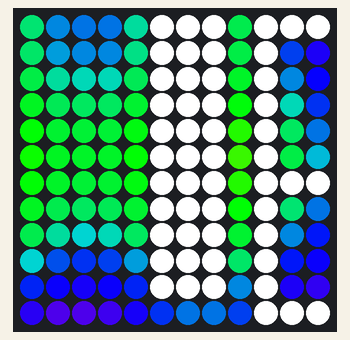
Simulated run of this sketch. Board: Arduino Uno, built with avr-gcc and run on an emulated ATmega328P. Shown: 12×12 RGB LED matrix (first LED top left, wired row by row).

Above: at 3.1 s.
At 6.45 s:
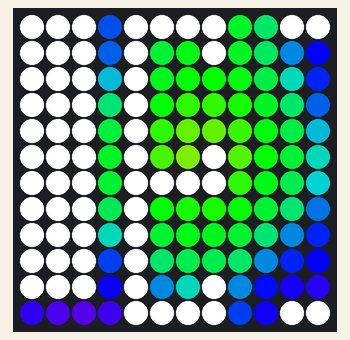
At 12.64 s:
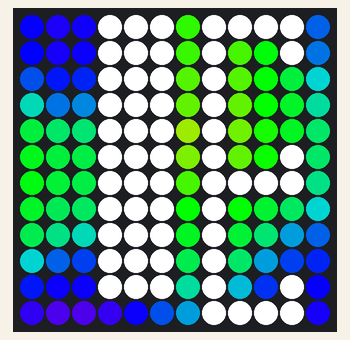
At 22.36 s:
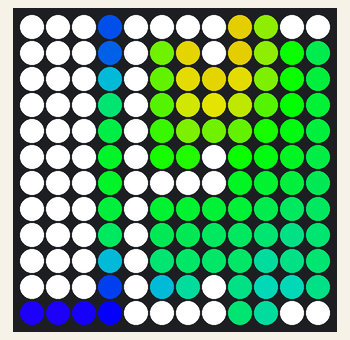
At 31.07 s:
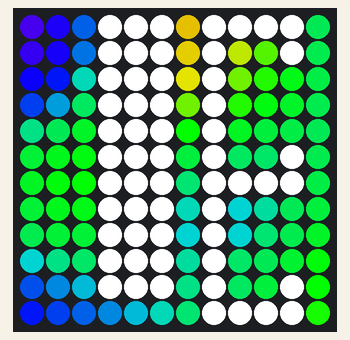
At 39.78 s:
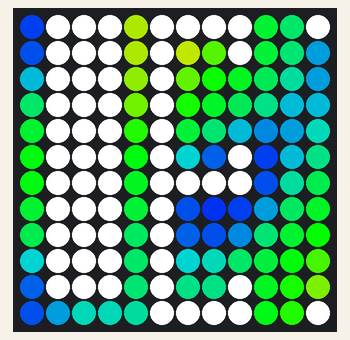

The sketch:

color_waves_more_letters.ino
```cpp
#include <FastLED.h>
#define WIDTH 12
#define HEIGHT 12
#define LED_PIN 2
#define COLOR_DEPTH 8
#define SCALE 30

const int NUM_LEDS = WIDTH * HEIGHT;
CRGB leds[NUM_LEDS];
int position = 0; // General position for scrolling text
CRGBPalette16 currentPalette;

void setup() {
  delay(3000);
  FastLED.addLeds<WS2812B, LED_PIN, GRB>(leds, NUM_LEDS).setCorrection(TypicalLEDStrip);
  currentPalette = RainbowColors_p;
}

// Assuming the message "JACKSON" and each letter is about 5 LEDs wide with 1 LED space
#define MESSAGE_WIDTH (7 * 5 + 6) // Total width of the message including spaces

void loop() {
  drawBackground();
  drawMessage(position, "ABCDEFGHIJKLMNOPQRSTUVWXXYZ"); // You can change the word here
  FastLED.show();

  position--;
  if (position < -MESSAGE_WIDTH) position = WIDTH;

  delay(150); // Adjust for desired speed
}

void drawMessage(int pos, const char* word) {
  int wordLength = strlen(word);
  int xOffset = 0;

  for (int i = 0; i < wordLength; i++) {
    char letter = word[i];
    switch (letter) {
      case 'A':
        drawLetterA(pos + xOffset);
        xOffset += 6; // Adjust for letter spacing
        break;
      case 'B':
        drawLetterB(pos + xOffset);
        xOffset += 6; // Adjust for letter spacing
        break;
      case 'C':
        drawLetterC(pos + xOffset);
        xOffset += 6; // Adjust for letter spacing
        break;
      case 'D':
        drawLetterD(pos + xOffset);
        xOffset += 6; // Adjust for letter spacing
        break;
      case 'E':
        drawLetterE(pos + xOffset);
        xOffset += 7; // Adjust for letter spacing
        break;
      case 'F':
        drawLetterF(pos + xOffset);
        xOffset += 6; // Adjust for letter spacing
        break;
      case 'G':
        drawLetterG(pos + xOffset);
        xOffset += 6; // Adjust for letter spacing
        break;
      case 'H':
        drawLetterH(pos + xOffset);
        xOffset += 7; // Adjust for letter spacing
        break;
      case 'I':
        drawLetterI(pos + xOffset);
        xOffset += 6; // Adjust for letter spacing
        break;
      case 'J':
        drawLetterJ(pos + xOffset);
        xOffset += 6; // Adjust for letter spacing
        break;
      case 'K':
        drawLetterK(pos + xOffset);
        xOffset += 7; // Adjust for letter spacing
        break;
      case 'L':
        drawLetterL(pos + xOffset);
        xOffset += 6; // Adjust for letter spacing
        break;
      case 'M':
        drawLetterM(pos + xOffset);
        xOffset += 6; // Adjust for letter spacing
        break;
      case 'N':
        drawLetterN(pos + xOffset);
        xOffset += 7; // Adjust for letter spacing
        break;
      case 'O':
        drawLetterO(pos + xOffset);
        xOffset += 6; // Adjust for letter spacing
        break;
      case 'P':
        drawLetterP(pos + xOffset);
        xOffset += 6; // Adjust for letter spacing
        break;
      case 'Q':
        drawLetterQ(pos + xOffset);
        xOffset += 6; // Adjust for letter spacing
        break;
      case 'R':
        drawLetterR(pos + xOffset);
        xOffset += 6; // Adjust for letter spacing
        break;
      case 'S':
        drawLetterS(pos + xOffset);
        xOffset += 7; // Adjust for letter spacing
        break;
      case 'T':
        drawLetterT(pos + xOffset);
        xOffset += 6; // Adjust for letter spacing
        break;
      case 'U':
        drawLetterU(pos + xOffset);
        xOffset += 6; // Adjust for letter spacing
        break;
      case 'V':
        drawLetterV(pos + xOffset);
        xOffset += 6; // Adjust for letter spacing
        break;
      case 'W':
        drawLetterW(pos + xOffset);
        xOffset += 6; // Adjust for letter spacing
        break;
      case 'X':
        drawLetterX(pos + xOffset);
        xOffset += 6; // Adjust for letter spacing
        break;
      case 'Y':
        drawLetterY(pos + xOffset);
        xOffset += 6; // Adjust for letter spacing
        break;
      case 'Z':
        drawLetterZ(pos + xOffset);
        xOffset += 6; // Adjust for letter spacing
        break;
      default:
        // Handle spaces or other characters
        xOffset += 4; // Adjust for spacing
        break;
    }
  }
}

void drawBackground() {
  static uint8_t hue = 0;
  for (int x = 0; x < WIDTH; x++) {
    for (int y = 0; y < HEIGHT; y++) {
      uint8_t noise = inoise8(x * SCALE, y * SCALE, hue);
      leds[XY(x, y)] = ColorFromPalette(currentPalette, noise);
    }
  }
  hue++;
}

// Function to convert (x, y) to LED index in a zigzag pattern
int XY(int x, int y) {
  return y % 2 == 0 ? y * WIDTH + x : y * WIDTH + WIDTH - 1 - x;
}

void drawLetterA(int pos) {
  for (int y = 0; y < HEIGHT; y++) {
    int center = WIDTH / 2 + pos;
    if (center >= 0 && center < WIDTH) {
      // Vertical lines of the "A"
      if (y != HEIGHT - 1) {
        leds[XY(center, y)] = CRGB::White;
        leds[XY(center - 1, y)] = CRGB::White;
        leds[XY(center + 1, y)] = CRGB::White;
      }
      // Top horizontal line of the "A"
      if (y == 0) {
        leds[XY(center, y)] = CRGB::White;
      }
    }
  }
}


void drawLetterB(int pos) {
  for (int y = 0; y < HEIGHT; y++) {
    int x = WIDTH / 2 - 3 + pos;
    if (x >= 0 && x < WIDTH) {
      // Vertical line of the "B"
      leds[XY(x, y)] = CRGB::White;
    }

    if ((y == 0 || y == HEIGHT / 2 || y == HEIGHT - 1) && x < WIDTH - 1) {
      for (int i = 1; i <= 3; i++) {
        // Top, middle, and bottom horizontal lines of the "B"
        int xPos = x + i;
        if (xPos >= 0 && xPos < WIDTH) {
          leds[XY(xPos, y)] = CRGB::White;
        }
      }
    } else if ((y == 1 || y == HEIGHT / 2 - 1 || y == HEIGHT - 2) && x < WIDTH - 2) {
      // Curves of the "B"
      int xPos = x + 3;
      if (xPos >= 0 && xPos < WIDTH) {
        leds[XY(xPos, y)] = CRGB::White;
      }
    }
  }
}

void drawLetterC(int pos) {
  for (int y = 0; y < HEIGHT; y++) {
    int x = WIDTH / 2 - 3 + pos;
    if (x >= 0 && x < WIDTH) {
      // Vertical line of the "C" at top and bottom
      if (y == 0 || y == HEIGHT - 1) {
        leds[XY(x, y)] = CRGB::White;
      }
      // Top and bottom horizontal lines of the "C"
      if (y == 0 || y == HEIGHT - 1) {
        for (int i = 1; i <= 3; i++) {
          int xPos = x + i;
          if (xPos >= 0 && xPos < WIDTH) {
            leds[XY(xPos, y)] = CRGB::White;
          }
        }
      }
    }
  }
}

void drawLetterD(int pos) {
  for (int y = 0; y < HEIGHT; y++) {
    int x = WIDTH / 2 - 3 + pos;
    if (x >= 0 && x < WIDTH) {
      // Vertical line of the "D"
      leds[XY(x, y)] = CRGB::White;
    }

    if ((y == 0 || y == HEIGHT - 1) && x < WIDTH - 1) {
      for (int i = 1; i <= 3; i++) {
        // Top and bottom horizontal lines of the "D"
        int xPos = x + i;
        if (xPos >= 0 && xPos < WIDTH) {
          leds[XY(xPos, y)] = CRGB::White;
        }
      }
    } else if ((y == 1 || y == HEIGHT - 2) && x < WIDTH - 2) {
      // Curves of the "D"
      int xPos = x + 3;
      if (xPos >= 0 && xPos < WIDTH) {
        leds[XY(xPos, y)] = CRGB::White;
      }
    }
  }
}


void drawLetterE(int pos) {
  for (int y = 0; y < HEIGHT; y++) {
    int x = WIDTH / 2 - 3 + pos;
    if (x >= 0 && x < WIDTH) {
      leds[XY(x, y)] = CRGB::White; // Vertical line
    }

    if (y == 0 || y == HEIGHT / 2 || y == HEIGHT - 1) {
      for (int i = 1; i <= 3; i++) { // Top, middle, and bottom horizontal lines
        x = WIDTH / 2 - 3 + pos + i;
        if (x >= 0 && x < WIDTH) {
          leds[XY(x, y)] = CRGB::White;
        }
      }
    }
  }
}

void drawLetterF(int pos) {
  for (int y = 0; y < HEIGHT; y++) {
    int x = WIDTH / 2 - 3 + pos;
    if (x >= 0 && x < WIDTH) {
      // Vertical line of the "F"
      leds[XY(x, y)] = CRGB::White;
    }

    if (y == 0 || y == HEIGHT / 2) {
      for (int i = 1; i <= 3; i++) {
        // Top and middle horizontal lines of the "F"
        int xPos = x + i;
        if (xPos >= 0 && xPos < WIDTH) {
          leds[XY(xPos, y)] = CRGB::White;
        }
      }
    }
  }
}

void drawLetterG(int pos) {
  for (int y = 0; y < HEIGHT; y++) {
    int x = WIDTH / 2 - 3 + pos;
    if (x >= 0 && x < WIDTH) {
      // Vertical line of the "G" at top and bottom
      if (y == 0 || y == HEIGHT - 1) {
        leds[XY(x, y)] = CRGB::White;
      }
      // Top and bottom horizontal lines of the "G"
      if (y == 0 || y == HEIGHT - 1 || (y == HEIGHT / 2 && x >= WIDTH / 2 - 3)) {
        for (int i = 1; i <= 3; i++) {
          int xPos = x + i;
          if (xPos >= 0 && xPos < WIDTH) {
            leds[XY(xPos, y)] = CRGB::White;
          }
        }
      }
      // Right vertical line of "G" in the middle
      if (x == WIDTH / 2 && y >= HEIGHT / 2) {
        leds[XY(x, y)] = CRGB::White;
      }
    }
  }
}


void drawLetterH(int pos) {
  for (int y = 0; y < HEIGHT; y++) {
    for (int x = WIDTH / 2 - 3; x <= WIDTH / 2 + 2; x++) {
      int xPos = x + pos;
      if (xPos >= 0 && xPos < WIDTH) {
        // Vertical lines of the "H"
        if (x == WIDTH / 2 - 3 || x == WIDTH / 2 + 2) {
          leds[XY(xPos, y)] = CRGB::White;
        }
        // Horizontal line of the "H"
        if (y == HEIGHT / 2) {
          leds[XY(xPos, y)] = CRGB::White;
        }
      }
    }
  }
}


void drawLetterI(int pos) {
  for (int y = 0; y < HEIGHT; y++) {
    int x = WIDTH / 2 - 1 + pos;
    if (x >= 0 && x < WIDTH) {
      // Vertical line of the "I"
      leds[XY(x, y)] = CRGB::White;
    }
    if ((y == 0 || y == HEIGHT - 1) && (x >= WIDTH / 2 - 3 && x <= WIDTH / 2 + 1)) {
      // Top and bottom horizontal lines of the "I"
      for (int i = -2; i <= 2; i++) {
        int xPos = x + i;
        if (xPos >= 0 && xPos < WIDTH) {
          leds[XY(xPos, y)] = CRGB::White;
        }
      }
    }
  }
}

void drawLetterJ(int pos) {
  for (int y = 0; y < HEIGHT; y++) {
    int x = WIDTH / 2 - 1 + pos;
    if (x >= 0 && x < WIDTH) {
      // Vertical line of the "J"
      if (y > HEIGHT / 2 || y == HEIGHT - 1) {
        leds[XY(x, y)] = CRGB::White;
      }
      // Bottom horizontal line of the "J"
      if (y == HEIGHT - 1) {
        for (int i = 1; i <= 3; i++) {
          int xPos = x - i;
          if (xPos >= 0 && xPos < WIDTH) {
            leds[XY(xPos, y)] = CRGB::White;
          }
        }
      }
    }
  }
}

void drawLetterK(int pos) {
  for (int y = 0; y < HEIGHT; y++) {
    int x = WIDTH / 2 - 3 + pos;
    if (x >= 0 && x < WIDTH) {
      // Vertical line of the "K"
      leds[XY(x, y)] = CRGB::White;

      // Diagonal lines of the "K"
      int mid = HEIGHT / 2;
      if (y < mid) {
        int xPos = x + (mid - y);
        if (xPos >= 0 && xPos < WIDTH) {
          leds[XY(xPos, y)] = CRGB::White;
        }
      } else {
        int xPos = x + (y - mid);
        if (xPos >= 0 && xPos < WIDTH) {
          leds[XY(xPos, y)] = CRGB::White;
        }
      }
    }
  }
}

void drawLetterL(int pos) {
  for (int y = 0; y < HEIGHT; y++) {
    int x = WIDTH / 2 - 3 + pos;
    if (x >= 0 && x < WIDTH) {
      // Vertical line of the "L"
      leds[XY(x, y)] = CRGB::White;

      // Bottom horizontal line of the "L"
      if (y == 0) {
        for (int i = 1; i <= 3; i++) {
          int xPos = x + i;
          if (xPos >= 0 && xPos < WIDTH) {
            leds[XY(xPos, y)] = CRGB::White;
          }
        }
      }
    }
  }
}

void drawLetterM(int pos) {
  for (int y = 0; y < HEIGHT; y++) {
    for (int x = WIDTH / 2 - 4; x <= WIDTH / 2 + 3; x++) {
      int xPos = x + pos;
      if (xPos >= 0 && xPos < WIDTH) {
        // Vertical lines of the "M"
        if (x == WIDTH / 2 - 4 || x == WIDTH / 2 + 3) {
          leds[XY(xPos, y)] = CRGB::White;
        }
        // Diagonal lines of the "M"
        if ((x == WIDTH / 2 - 2 && y <= 2) || (x == WIDTH / 2 + 1 && y <= 2)) {
          leds[XY(xPos, y)] = CRGB::White;
        }
      }
    }
  }
}

void drawLetterN(int pos) {
  for (int y = 0; y < HEIGHT; y++) {
    for (int x = WIDTH / 2 - 4; x <= WIDTH / 2 + 3; x++) {
      int xPos = x + pos;
      if (xPos >= 0 && xPos < WIDTH) {
        // Vertical lines of the "N"
        if (x == WIDTH / 2 - 4 || x == WIDTH / 2 + 3) {
          leds[XY(xPos, y)] = CRGB::White;
        }
        // Diagonal line of the "N"
        if (x - (WIDTH / 2 - 4) == y) {
          leds[XY(xPos, y)] = CRGB::White;
        }
      }
    }
  }
}

void drawLetterO(int pos) {
  for (int y = 0; y < HEIGHT; y++) {
    for (int x = WIDTH / 2 - 3; x <= WIDTH / 2 + 2; x++) {
      int xPos = x + pos;
      if (xPos >= 0 && xPos < WIDTH) {
        // Vertical lines of the "O"
        if (x == WIDTH / 2 - 3 || x == WIDTH / 2 + 2) {
          leds[XY(xPos, y)] = CRGB::White;
        }
        // Top and bottom horizontal lines of the "O"
        if ((y == 0 || y == HEIGHT - 1) && (x > WIDTH / 2 - 3 && x < WIDTH / 2 + 2)) {
          leds[XY(xPos, y)] = CRGB::White;
        }
      }
    }
  }
}


void drawLetterP(int pos) {
  for (int y = 0; y < HEIGHT; y++) {
    int x = WIDTH / 2 - 3 + pos;
    if (x >= 0 && x < WIDTH) {
      // Vertical line of the "P"
      leds[XY(x, y)] = CRGB::White;
    }

    if (y == 0 || y == HEIGHT / 2) {
      for (int i = 1; i <= 3; i++) {
        // Top and middle horizontal lines of the "P"
        int xPos = x + i;
        if (xPos >= 0 && xPos < WIDTH) {
          leds[XY(xPos, y)] = CRGB::White;
        }
      }
    } else if ((y == 1 || y == HEIGHT / 2 - 1) && x < WIDTH - 2) {
      // Curves of the "P"
      int xPos = x + 3;
      if (xPos >= 0 && xPos < WIDTH) {
        leds[XY(xPos, y)] = CRGB::White;
      }
    }
  }
}

void drawLetterQ(int pos) {
  for (int y = 0; y < HEIGHT; y++) {
    for (int x = WIDTH / 2 - 3; x <= WIDTH / 2 + 2; x++) {
      int xPos = x + pos;
      if (xPos >= 0 && xPos < WIDTH) {
        // Vertical lines of the "Q"
        if (x == WIDTH / 2 - 3 || x == WIDTH / 2 + 2) {
          leds[XY(xPos, y)] = CRGB::White;
        }
        // Top and bottom horizontal lines of the "Q"
        if ((y == 0 || y == HEIGHT - 1) && (x > WIDTH / 2 - 3 && x < WIDTH / 2 + 2)) {
          leds[XY(xPos, y)] = CRGB::White;
        }
      }
    }
    // Diagonal line of "Q"
    if (pos + WIDTH / 2 - 1 >= 0 && pos + WIDTH / 2 - 1 < WIDTH && y == HEIGHT - 2) {
      leds[XY(pos + WIDTH / 2 - 1, y)] = CRGB::White;
    }
  }
}

void drawLetterR(int pos) {
  for (int y = 0; y < HEIGHT; y++) {
    int x = WIDTH / 2 - 3 + pos;
    if (x >= 0 && x < WIDTH) {
      // Vertical line of the "R"
      leds[XY(x, y)] = CRGB::White;
    }

    if (y == 0 || y == HEIGHT / 2) {
      for (int i = 1; i <= 3; i++) {
        // Top and middle horizontal lines of the "R"
        int xPos = x + i;
        if (xPos >= 0 && xPos < WIDTH) {
          leds[XY(xPos, y)] = CRGB::White;
        }
      }
    } else if ((y == 1 || y == HEIGHT / 2 - 1) && x < WIDTH - 2) {
      // Curves of the "R"
      int xPos = x + 3;
      if (xPos >= 0 && xPos < WIDTH) {
        leds[XY(xPos, y)] = CRGB::White;
      }
    } else if (y > HEIGHT / 2 && y - HEIGHT / 2 == x - WIDTH / 2) {
      // Diagonal line of the "R"
      int xPos = x + y - HEIGHT / 2;
      if (xPos >= 0 && xPos < WIDTH) {
        leds[XY(xPos, y)] = CRGB::White;
      }
    }
  }
}

void drawLetterS(int pos) {
  for (int y = 0; y < HEIGHT; y++) {
    for (int x = WIDTH / 2 - 3; x <= WIDTH / 2 + 2; x++) {
      int xPos = x + pos;
      if (xPos >= 0 && xPos < WIDTH) {
        // Top, middle, and bottom horizontal lines of the "S"
        if ((y == 0 || y == HEIGHT / 2 || y == HEIGHT - 1) && (x > WIDTH / 2 - 3 && x < WIDTH / 2 + 2)) {
          leds[XY(xPos, y)] = CRGB::White;
        }
        // Top left and bottom right vertical lines of the "S"
        if ((y < HEIGHT / 2 && x == WIDTH / 2 - 3) || (y > HEIGHT / 2 && x == WIDTH / 2 + 2)) {
          leds[XY(xPos, y)] = CRGB::White;
        }
      }
    }
  }
}

void drawLetterT(int pos) {
  for (int y = 0; y < HEIGHT; y++) {
    int x = WIDTH / 2 - 1 + pos;
    if (x >= 0 && x < WIDTH) {
      // Vertical line of the "T"
      if (y > 0) {
        leds[XY(x, y)] = CRGB::White;
      }
    }
    // Top horizontal line of the "T"
    if (y == 0) {
      for (int i = -2; i <= 2; i++) {
        int xPos = x + i;
        if (xPos >= 0 && xPos < WIDTH) {
          leds[XY(xPos, y)] = CRGB::White;
        }
      }
    }
  }
}

void drawLetterU(int pos) {
  for (int y = 0; y < HEIGHT; y++) {
    for (int x = WIDTH / 2 - 3; x <= WIDTH / 2 + 2; x++) {
      int xPos = x + pos;
      if (xPos >= 0 && xPos < WIDTH) {
        // Vertical lines of the "U"
        if ((x == WIDTH / 2 - 3 || x == WIDTH / 2 + 2) && y < HEIGHT - 1) {
          leds[XY(xPos, y)] = CRGB::White;
        }
        // Bottom horizontal line of the "U"
        if (y == HEIGHT - 1 && x > WIDTH / 2 - 3 && x < WIDTH / 2 + 2) {
          leds[XY(xPos, y)] = CRGB::White;
        }
      }
    }
  }
}
void drawLetterV(int pos) {
  for (int y = 0; y < HEIGHT; y++) {
    for (int x = WIDTH / 2 - 4; x <= WIDTH / 2 + 3; x++) {
      int xPos = x + pos;
      if (xPos >= 0 && xPos < WIDTH) {
        // Diagonal lines of the "V"
        if (x - (WIDTH / 2 - 4) == y / 2 || x == WIDTH / 2 + 3 - y / 2) {
          leds[XY(xPos, y)] = CRGB::White;
        }
      }
    }
  }
}

void drawLetterW(int pos) {
  for (int y = 0; y < HEIGHT; y++) {
    for (int x = WIDTH / 2 - 4; x <= WIDTH / 2 + 4; x++) {
      int xPos = x + pos;
      if (xPos >= 0 && xPos < WIDTH) {
        // Vertical lines of the "W"
        if (x == WIDTH / 2 - 4 || x == WIDTH / 2 + 4) {
          leds[XY(xPos, y)] = CRGB::White;
        }
        // Inner diagonal lines of the "W"
        if ((x == WIDTH / 2 - 2 && y >= HEIGHT / 2) || (x == WIDTH / 2 + 2 && y >= HEIGHT / 2)) {
          leds[XY(xPos, y)] = CRGB::White;
        }
      }
    }
  }
}

void drawLetterX(int pos) {
  for (int y = 0; y < HEIGHT; y++) {
    for (int x = WIDTH / 2 - 3; x <= WIDTH / 2 + 2; x++) {
      int xPos = x + pos;
      if (xPos >= 0 && xPos < WIDTH) {
        // Diagonal lines of the "X"
        if (x - (WIDTH / 2 - 3) == y || x == WIDTH / 2 + 2 - y) {
          leds[XY(xPos, y)] = CRGB::White;
        }
      }
    }
  }
}
void drawLetterY(int pos) {
  for (int y = 0; y < HEIGHT; y++) {
    for (int x = WIDTH / 2 - 3; x <= WIDTH / 2 + 2; x++) {
      int xPos = x + pos;
      if (xPos >= 0 && xPos < WIDTH) {
        // Upper diagonal lines of the "Y"
        if ((y < HEIGHT / 2 && (x - (WIDTH / 2 - 3) == y || x == WIDTH / 2 + 2 - y))) {
          leds[XY(xPos, y)] = CRGB::White;
        }
        // Vertical line of the "Y"
        if (y >= HEIGHT / 2 && x == WIDTH / 2 - 1) {
          leds[XY(xPos, y)] = CRGB::White;
        }
      }
    }
  }
}

void drawLetterZ(int pos) {
  for (int y = 0; y < HEIGHT; y++) {
    for (int x = WIDTH / 2 - 3; x <= WIDTH / 2 + 2; x++) {
      int xPos = x + pos;
      if (xPos >= 0 && xPos < WIDTH) {
        // Top and bottom horizontal lines of the "Z"
        if (y == 0 || y == HEIGHT - 1) {
          leds[XY(xPos, y)] = CRGB::White;
        }
        // Diagonal line of the "Z"
        if (x == WIDTH / 2 + 2 - y) {
          leds[XY(xPos, y)] = CRGB::White;
        }
      }
    }
  }
}
```
